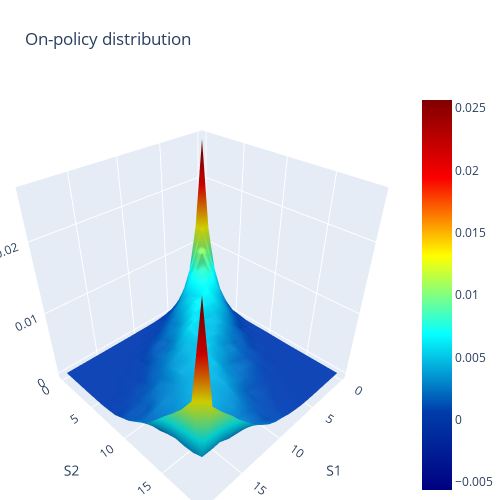

Notebook code for this chart:
### Code cell
fig = go.Figure(data=[go.Surface(
    z=mu,
    colorscale='jet', 
    cmid=0.01
)])

fig.update_layout(title='On-policy distribution', autosize=False,
                  scene = dict(
                    xaxis_title='S1',
                    yaxis_title='S2',
                    zaxis_title='Probability'),
                  width=500, height=500,
                  margin=dict(l=0, r=0, b=0, t=90))

# fig.write_html("on_policy_distribution.html")

### Figure 1 — Plotly figure (JSON) as saved in the notebook; plotly's stock layout.template omitted (floating-point values rounded to 4 significant figures; data arrays with more than 128 entries replaced by an {"elided": "..."} marker saying what was removed)
{"data": [{"cmid": 0.01, "colorscale": [[0, "rgb(0,0,131)"], [0.2, "rgb(0,60,170)"], [0.4, "rgb(5,255,255)"], [0.6, "rgb(255,255,0)"], [0.8, "rgb(250,0,0)"], [1, "rgb(128,0,0)"]], "type": "surface", "z": {"elided": "20x20 float values"}}], "layout": {"autosize": false, "height": 500, "margin": {"b": 0, "l": 0, "r": 0, "t": 90}, "scene": {"xaxis": {"title": {"text": "S1"}}, "yaxis": {"title": {"text": "S2"}}, "zaxis": {"title": {"text": "Probability"}}}, "title": {"text": "On-policy distribution"}, "width": 500}}
